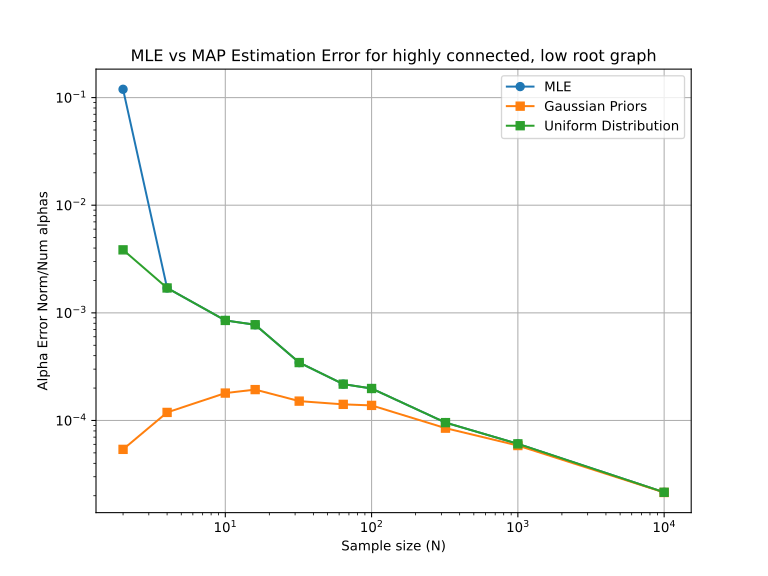

The script that saved this image:
import numpy as np
import matplotlib.pyplot as plt
from scipy.optimize import minimize
import networkx as nx

np.random.seed(100)
meanalphas=2


def simulate_graph(adj_matrix, true_alphas, nonlinear_func, sigma=0.01, N=1000):
    n_nodes = len(adj_matrix)
    X_t0 = np.random.normal(0, 1, size=(n_nodes, N))
    X_t1 = np.zeros((n_nodes, N))

    for i in range(n_nodes):
        parents = np.where(adj_matrix[:, i] == 1)[0]
        if len(parents) == 0:
            X_t1[i] = np.random.normal(0, 1, N)  # root noise
        else:
            inputs = [true_alphas[(j, i)] * X_t0[j] for j in parents]
            mu = nonlinear_func(*inputs)
            X_t1[i] = np.random.normal(mu, sigma)
    return X_t0, X_t1


def plot_graph_structure(adj_matrix):
    G = nx.DiGraph()
    n = len(adj_matrix)
    for i in range(n):
        for j in range(n):
            if adj_matrix[i, j] == 1:
                G.add_edge(i, j)

    pos = nx.spring_layout(G, seed=42)
    plt.figure(figsize=(6, 5))
    nx.draw(G, pos, with_labels=True, arrows=True,
            node_size=600, node_color='lightblue', edge_color='gray')
    plt.title("Graph Structure")
    plt.show()


def estimate_alphas_mle(adj_matrix, X_t0, X_t1, nonlinear_func, target_edges, sigma2=0.01**2):
    def loss(alpha_vec):
        alpha_map = {edge: alpha_vec[i] for i, edge in enumerate(target_edges)}
        data_term = 0.0
        for (j, i) in target_edges:
            parents = np.where(adj_matrix[:, i] == 1)[0]
            inputs = [alpha_map[(p, i)] * X_t0[p] for p in parents]
            mu = nonlinear_func(*inputs)
            data_term += np.sum((X_t1[i] - mu) ** 2) / (2 * sigma2)
        return data_term

    init_alpha = np.ones(len(target_edges))
    res = minimize(loss, init_alpha, method="BFGS")
    return res.x


def estimate_alphas_map(adj_matrix, X_t0, X_t1, nonlinear_func, target_edges,
                        sigma2=0.1**2, tau2=0.001**2, mu_prior_val=2.0):
    mu_prior = np.full(len(target_edges), mu_prior_val)

    def loss(alpha_vec):
        alpha_map = {edge: alpha_vec[i] for i, edge in enumerate(target_edges)}
        data_term = 0.0
        for (j, i) in target_edges:
            parents = np.where(adj_matrix[:, i] == 1)[0]
            inputs = [alpha_map[(p, i)] * X_t0[p] for p in parents]
            mu = nonlinear_func(*inputs)
            data_term += np.sum((X_t1[i] - mu) ** 2) / (2 * sigma2)
        prior_term = np.sum((alpha_vec - mu_prior) ** 2) / (2 * tau2)
        return data_term + prior_term

    init_alpha = np.ones(len(target_edges)) * mu_prior_val
    res = minimize(loss, init_alpha, method="BFGS")
    return res.x
def estimate_alphas_map_uniform(adj_matrix, X_t0, X_t1, nonlinear_func, target_edges,
                                sigma2=0.01**2, center=2.0, width=0.5):
    bounds = [(center - width, center + width) for _ in target_edges]

    def loss(alpha_vec):
        alpha_map = {edge: alpha_vec[i] for i, edge in enumerate(target_edges)}
        data_term = 0.0
        for (j, i) in target_edges:
            parents = np.where(adj_matrix[:, i] == 1)[0]
            inputs = [alpha_map[(p, i)] * X_t0[p] for p in parents]
            mu = nonlinear_func(*inputs)
            data_term += np.sum((X_t1[i] - mu) ** 2) / (2 * sigma2)
        return data_term  # prior is constant inside bounds

    init_alpha = np.ones(len(target_edges)) * center
    res = minimize(loss, init_alpha, method="L-BFGS-B", bounds=bounds)
    return res.x


def run_experiment(adj_matrix, nonlinear_func, sample_sizes,
                   sigma2=0.01**2, tau2=0.1**2, force_alphas_two=False):
    edges = [(i, j) for i in range(len(adj_matrix)) for j in range(len(adj_matrix)) if adj_matrix[i, j] == 1]

    if force_alphas_two:
        true_alphas = {edge: 2.0 for edge in edges}
    else:
        true_alphas = {edge: np.random.normal(2.0, 0.01) for edge in edges}

    errors_mle, errors_map,anothaone = [], [],[]

    for N in sample_sizes:
        X_t0, X_t1 = simulate_graph(adj_matrix, true_alphas, nonlinear_func, sigma=np.sqrt(sigma2), N=N)

        alpha_hat_mle = estimate_alphas_mle(adj_matrix, X_t0, X_t1, nonlinear_func, edges, sigma2=sigma2)
        alpha_hat_map = estimate_alphas_map(adj_matrix, X_t0, X_t1, nonlinear_func, edges,
                                            sigma2=sigma2, tau2=tau2, mu_prior_val=2.0)

        true_alpha_vec = np.array([true_alphas[edge] for edge in edges])
        error_mle = np.linalg.norm(alpha_hat_mle - true_alpha_vec)/(true_alpha_vec.size)
        error_map = np.linalg.norm(alpha_hat_map - true_alpha_vec)/(true_alpha_vec.size)
        alpha_hat_map_uniform = estimate_alphas_map_uniform(adj_matrix, X_t0, X_t1,
                                                    nonlinear_func, edges,
                                                    sigma2=sigma2, center=2.0, width=0.1)
        error_map_uniform = np.linalg.norm(alpha_hat_map_uniform - true_alpha_vec)/(true_alpha_vec.size)

        errors_mle.append(error_mle)
        errors_map.append(error_map)
        anothaone.append(error_map_uniform)
        print(f"N={N}, MLE Error={error_mle:.4f}, MAP Error={error_map:.4f}")

    plt.figure(figsize=(8, 6))
    plt.plot(sample_sizes, errors_mle, "o-", label="MLE")
    plt.plot(sample_sizes, errors_map, "s-", label="Gaussian Priors")
    plt.plot(sample_sizes, anothaone, "s-", label="Uniform Distribution")
    plt.xscale("log")
    plt.yscale("log")
    plt.xlabel("Sample size (N)")
    plt.ylabel("Alpha Error Norm/Num alphas")
    plt.title("MLE vs MAP Estimation Error for highly connected, low root graph")
    plt.grid(True)
    plt.legend()
    plt.savefig("uniformplushighlow.svg", format="svg")
    
    plt.show()
if __name__ == "__main__":
    adj_matrix = np.array([[0, 1, 1, 1, 0, 0, 0, 0, 0, 0],
     [0, 0, 1, 1, 1, 0, 0, 0, 0, 0],
     [0, 0, 0, 1, 1, 1, 0, 0, 0, 0],
     [0, 0, 0, 0, 1, 1, 1, 0, 0, 0],
     [0, 0, 0, 0, 0, 1, 1, 1, 0, 0],
     [0, 0, 0, 0, 0, 0, 1, 1, 1, 0],
     [0, 0, 0, 0, 0, 0, 0, 1, 1, 1],
     [0, 0, 0, 0, 0, 0, 0, 0, 1, 1],
     [0, 0, 0, 0, 0, 0, 0, 0, 0, 1],
     [0, 0, 0, 0, 0, 0, 0, 0, 0, 0]])

    plot_graph_structure(adj_matrix)

    edges = [(i, j) for i in range(len(adj_matrix)) for j in range(len(adj_matrix)) if adj_matrix[i, j] == 1]
    true_alphas = {edge: np.random.normal(2.0, 0.01) for edge in edges}

    def nonlinear_func(*args):
        return (np.sum(args, axis=0))

    sample_sizes = [2, 4, 10, 16, 32, 64, 100, 320, 1000,10000]

    run_experiment(adj_matrix, nonlinear_func, sample_sizes,
                   sigma2=0.01**2, tau2=0.001**2, force_alphas_two=True)
